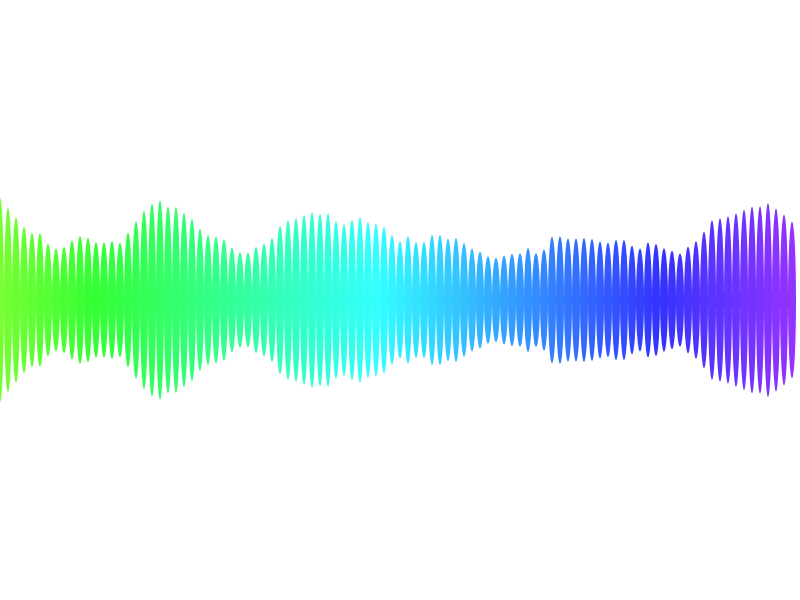
Frame 1 (no input)
Frame 60 (no input): identical to frame 1, image omitted
Frame 120 (the mouse pressed at the canvas centre since frame 60): identical to frame 1, image omitted

The p5.js sketch that drew this single still picture (run headless with seeded random() and noise() and a simulated clock; from frame 60 on, the mouse is pressed at the canvas centre):

// p5.js sketch
// ── sketch.js
let numCircles = 100;


function setup() {
 createCanvas(800, 600);
 colorMode(HSB);
 noStroke();
}

function draw() {
  background(0, 0, 100)
  
  
  let xoff = 0;  
  

  for (let i = 0; i < numCircles; i++){
    let x = map(i, 0, numCircles, 0, width);
    let hue = map(i, 0, numCircles, 100, 270);
    
    let h = map(noise(xoff), 0, 1, 10, 300);

    fill(hue, 80, 100);
    ellipse(x, height/2, width/numCircles, h);

    xoff += .1;

  }
}
